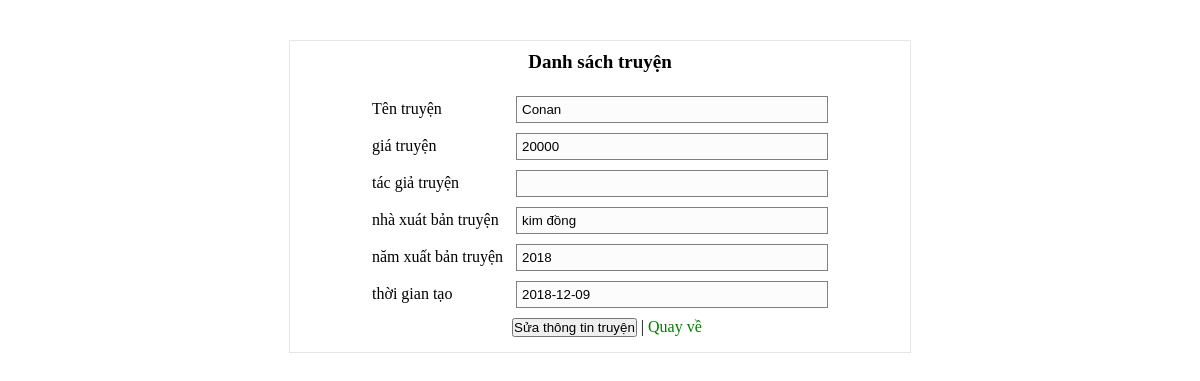
Page /?page=sua&id=6 on the committed database.
### tables this page shows
CREATE TABLE `truyen` (
  `id` int(11) NOT NULL,
  `ten` varchar(255) NOT NULL,
  `gia` int(11) NOT NULL,
  `tacgia` varchar(255) DEFAULT NULL,
  `nxb` varchar(255) NOT NULL,
  `nam` int(11) NOT NULL,
  `time_create` date NOT NULL
);

### controller/Controller.php (called while the page is built, shortened)
<?php
class Controller {
	private $model;
	function __construct(){
		require "./model/Model.php";
		$this->model = new Model();
	}
	public function sua(){
		$dataTruyen = $this->model->getDataTruyen($_GET['id'])->fetch_assoc();
		require "./views/them.php";
	}
}

### model/Model.php (called while the page is built, shortened)
<?php
class Model{
	private $conn;
	function __construct(){
		$this->conn = new mysqli("localhost", "root", "", "ql_truyen");
		mysqli_set_charset($this->conn, "utf8");
	}
	function getDataTruyen($id){
		$sql = "SELECT * FROM truyen WHERE id = '$id' ";
		return $this->conn->query($sql);
	}
}

### views/them.php (the view, shortened to what this page needs)
<!DOCTYPE html>
<html lang="en">
<head>
	<link rel="stylesheet" href="style.css">
</head>
<body>
	<div class="container-form">
		<div class="title">
			<h4>Danh sách truyện</h4>
		</div>
		<br>
		<form action="?page=<?php if(isset($dataTruyen)) echo "suas"; else echo "thems"; ?>" method="post">
			<div class="form-item">
				<label >Tên truyện</label>
				<input type="text" name="ten" value="<?php if(isset($dataTruyen)) echo $dataTruyen['ten'] ?>" required>
			</div>
			<div class="form-item">
				<label >giá truyện</label>
				<input type="number" name="gia" min="0" value="<?php if(isset($dataTruyen)) echo $dataTruyen['gia'] ?>" required >
			</div>
			<div class="form-item">
				<label >tác giả truyện</label>
				<input type="text" name="tacgia" value="<?php if(isset($dataTruyen)) echo $dataTruyen['tacgia'] ?>">
			</div>
			<div class="form-item">
				<label >nhà xuát bản truyện</label>
				<input type="text" name="nxb" value="<?php if(isset($dataTruyen)) echo $dataTruyen['nxb'] ?>" required>
			</div>
			<div class="form-item">
				<label >năm xuất bản truyện</label>
				<input type="number" name="nam" min="1995" value="<?php if(isset($dataTruyen)) echo $dataTruyen['nam'] ?>" required>
			</div>
			<div class="form-item">
				<label >thời gian tạo</label>
				<input type="text" name="time_create" value="<?php if(isset($dataTruyen)) echo $dataTruyen['time_create']; else echo Date("Y-m-d");?>" readonly required>
			</div>
			<div class="form-item">
				<input type="submit" value="<?php if(isset($dataTruyen)) echo "Sửa thông tin truyện"; else echo "Thêm truyện";?>">
				|
				<a href="?page=index">Quay về</a>
			</div>
		</form>
	</div>
</body>
</html>

### style.css (style rules this page uses)
* { padding: 0; margin: 0; }
a { text-decoration: none; color: green; }
.title h4 { text-align: center; font-size: 19px; }
.container-form { width: 600px; margin: 40px auto; border: 1px solid #a5a5a547; padding: 10px; }
form { width: fit-content; margin: auto; }
.form-item { padding: 5px 0; }
.form-item label { display: inline-block; min-width: 140px; }
.form-item input:not([type="submit"]) { min-width: 300px; padding: 5px; background-color: #a5a5a508; border: 1px solid grey; }
.form-item:last-child { margin-left: 140px; }

### rows in the picture
truyen: ten "Conan", gia "20000", nxb "kim đồng", nam "2018", time_create "2018-12-09"
